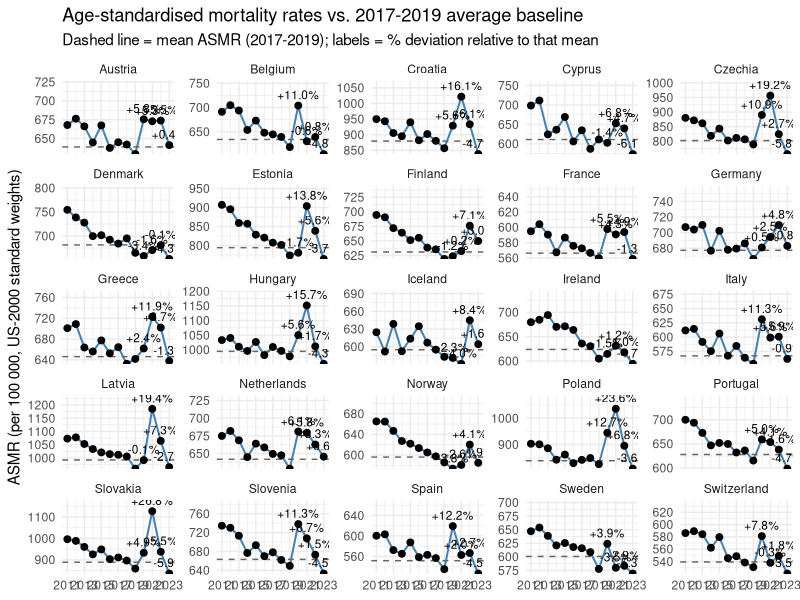

Recreate this plot in R.
################################################################################
## Age-standardised mortality rates (ASMR) 2011-2023, baseline = mean 2017-2019,
## and percent deviation in 2020-2023                                          ##
################################################################################

## 1 ────────────────────────────────────────────────────────────────────────────
library(tidyverse)
library(knitr)
library(kableExtra)
library(scales)
library(broom)      # still required for consistency   (no longer used in step 3)
library(htmltools)
library(ggplot2)

## 2 ────────────────────────────────────────────────────────────────────────────
##  US-2000 standard population weights (0-4 collapsed)
std_pop <- tribble(
  ~age_group_5, ~weight,
  "0-4", 0.013818 + 0.055317,
  "5-9", 0.072533,
  "10-14", 0.073032,
  "15-19", 0.072169,
  "20-24", 0.066478,
  "25-29", 0.064529,
  "30-34", 0.071044,
  "35-39", 0.080762,
  "40-44", 0.081851,
  "45-49", 0.072118,
  "50-54", 0.062716,
  "55-59", 0.048454,
  "60-64", 0.038793,
  "65-69", 0.034264,
  "70-74", 0.031773,
  "75-79", 0.026999,
  "80-84", 0.017842,
  "85+",  0.015508
)

## 3 ────────────────────────────────────────────────────────────────────────────
##  Read Eurostat file & compute ASMR (per 100 000)
dat <- read_csv("data/pop_deaths_eurostats_2011_2023.csv", show_col_types = FALSE)

asmr <- dat %>%
  left_join(std_pop, by = "age_group_5") %>%
  mutate(mr     = deaths / population,
         w_rate = mr * weight) %>%
  group_by(country, year) %>%
  summarise(ASMR = sum(w_rate) * 1e5, .groups = "drop") %>%
  arrange(country, year)

## 4 ────────────────────────────────────────────────────────────────────────────
##  BASELINE = arithmetic mean of 2017-2019 for each country
baseline <- asmr %>%
  filter(year %in% 2017:2019) %>%
  group_by(country) %>%
  summarise(baseline_ASMR = mean(ASMR), .groups = "drop")

##  Attach baseline to every year; compute % deviation
asmr_pred <- asmr %>%
  left_join(baseline, by = "country") %>%
  rename(pred_ASMR = baseline_ASMR) %>%          # keep the same column name as before
  mutate(dev_pct = (ASMR - pred_ASMR) / pred_ASMR * 100)

## 5 ────────────────────────────────────────────────────────────────────────────
##  Table  (same colour-band logic as before)
dev_tbl_num <- asmr_pred %>%
  filter(year %in% 2020:2023) %>%
  select(country, year, dev_pct) %>%
  pivot_wider(names_from = year, values_from = dev_pct) %>%
  arrange(country)

dev_tbl_col <- dev_tbl_num %>%
  mutate(across(
    -country,
    ~{
      bg <- dplyr::case_when(
        .x  < -10 ~ "#0d47a1",
        .x >= -10 & .x <  -5 ~ "#42a5f5",
        .x >=  -5 & .x <   0 ~ "#bbdefb",
        .x >=   0 & .x <   1 ~ "#ffffff",
        .x >=   1 & .x <   3 ~ "#ffcccb",
        .x >=   3 & .x <  10 ~ "#ef5350",
        TRUE                  ~ "#b71c1c"
      )
      fg <- dplyr::case_when(
        .x < -10                     ~ "white",
        .x >= -10 & .x <  -5         ~ "black",
        .x >=  -5 & .x <   0         ~ "black",
        .x >=   0 & .x <   1         ~ "black",
        .x >=   1 & .x <   3         ~ "black",
        .x >=   3 & .x <  10         ~ "white",
        TRUE                         ~ "white"
      )
      cell_spec(sprintf("%+.1f %%", .x), background = bg, color = fg)
    }
  ))

tbl_html <- dev_tbl_col %>%
  kbl(format = "html", escape = FALSE,
      caption = "Percent deviation of ASMR from the 2017-2019 average baseline  
                 (blue = deficit / red = excess)") %>%
  kable_styling(full_width = FALSE, position = "center") %>%
  row_spec(0, bold = TRUE)

html_print( HTML(tbl_html) )

## 6 ────────────────────────────────────────────────────────────────────────────
##  Plot: observed ASMR, constant 2017-2019 average baseline, % deviation label
ggplot(asmr_pred, aes(year, ASMR)) +
  geom_line(linewidth = 0.7, colour = "steelblue") +
  geom_hline(aes(yintercept = pred_ASMR),          # dashed baseline
             linetype = "dashed", colour = "grey40") +
  geom_point(size = 2) +
  geom_text(
    data = subset(asmr_pred, year >= 2020),
    aes(label = sprintf("%+.1f%%", dev_pct)),
    vjust = -0.7, size = 3
  ) +
  facet_wrap(~country, scales = "free_y") +
  scale_x_continuous(breaks = seq(2011, 2023, 2)) +
  scale_y_continuous(expand = expansion(mult = c(0, 0), add = c(0, 50))) +
  labs(
    title    = "Age-standardised mortality rates vs. 2017-2019 average baseline",
    subtitle = "Dashed line = mean ASMR (2017-2019); labels = % deviation relative to that mean",
    x = NULL,
    y = "ASMR (per 100 000, US-2000 standard weights)"
  ) +
  theme_minimal(base_size = 11)
